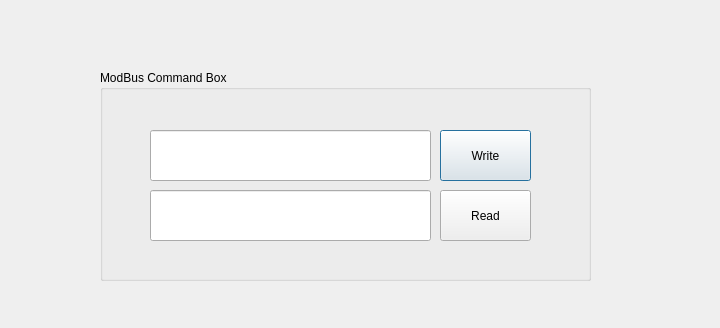
<?xml version="1.0" encoding="UTF-8"?>
<ui version="4.0">
 <class>Dialog</class>
 <widget class="QDialog" name="Dialog">
  <property name="enabled">
   <bool>true</bool>
  </property>
  <property name="geometry">
   <rect>
    <x>0</x>
    <y>0</y>
    <width>720</width>
    <height>328</height>
   </rect>
  </property>
  <property name="sizePolicy">
   <sizepolicy hsizetype="Fixed" vsizetype="Fixed">
    <horstretch>1</horstretch>
    <verstretch>1</verstretch>
   </sizepolicy>
  </property>
  <property name="minimumSize">
   <size>
    <width>720</width>
    <height>328</height>
   </size>
  </property>
  <property name="maximumSize">
   <size>
    <width>729</width>
    <height>328</height>
   </size>
  </property>
  <property name="windowTitle">
   <string>Dialog</string>
  </property>
  <property name="windowIcon">
   <iconset>
    <normaloff>download.png</normaloff>download.png</iconset>
  </property>
  <widget class="QLabel" name="label">
   <property name="geometry">
    <rect>
     <x>490</x>
     <y>10</y>
     <width>171</width>
     <height>61</height>
    </rect>
   </property>
   <property name="text">
    <string/>
   </property>
   <property name="pixmap">
    <pixmap>download.png</pixmap>
   </property>
   <property name="scaledContents">
    <bool>true</bool>
   </property>
  </widget>
  <widget class="QGroupBox" name="groupBox">
   <property name="geometry">
    <rect>
     <x>100</x>
     <y>70</y>
     <width>491</width>
     <height>211</height>
    </rect>
   </property>
   <property name="sizePolicy">
    <sizepolicy hsizetype="Fixed" vsizetype="Fixed">
     <horstretch>0</horstretch>
     <verstretch>0</verstretch>
    </sizepolicy>
   </property>
   <property name="title">
    <string>ModBus Command Box</string>
   </property>
   <widget class="QLineEdit" name="lineEdit">
    <property name="geometry">
     <rect>
      <x>50</x>
      <y>120</y>
      <width>281</width>
      <height>51</height>
     </rect>
    </property>
   </widget>
   <widget class="QLineEdit" name="lineEdit_2">
    <property name="geometry">
     <rect>
      <x>50</x>
      <y>60</y>
      <width>281</width>
      <height>51</height>
     </rect>
    </property>
   </widget>
   <widget class="QPushButton" name="pushButton">
    <property name="geometry">
     <rect>
      <x>340</x>
      <y>60</y>
      <width>91</width>
      <height>51</height>
     </rect>
    </property>
    <property name="text">
     <string>Write</string>
    </property>
   </widget>
   <widget class="QPushButton" name="pushButton_2">
    <property name="geometry">
     <rect>
      <x>340</x>
      <y>120</y>
      <width>91</width>
      <height>51</height>
     </rect>
    </property>
    <property name="text">
     <string>Read</string>
    </property>
   </widget>
  </widget>
  <zorder>groupBox</zorder>
  <zorder>label</zorder>
 </widget>
 <resources/>
 <connections/>
</ui>
